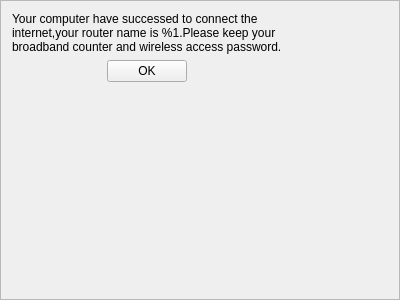
<?xml version="1.0" encoding="UTF-8"?>
<ui version="4.0">
 <class>Frame</class>
 <widget class="QFrame" name="Frame">
  <property name="geometry">
   <rect>
    <x>0</x>
    <y>0</y>
    <width>400</width>
    <height>300</height>
   </rect>
  </property>
  <property name="windowTitle">
   <string>Frame</string>
  </property>
  <property name="frameShape">
   <enum>QFrame::StyledPanel</enum>
  </property>
  <property name="frameShadow">
   <enum>QFrame::Raised</enum>
  </property>
  <layout class="QFormLayout" name="formLayout">
   <item row="0" column="0">
    <layout class="QVBoxLayout" name="verticalLayout">
     <item>
      <widget class="QLabel" name="label">
       <property name="text">
        <string>Your computer have successed to connect the internet,your router name is %1.Please keep your broadband counter and wireless access password.</string>
       </property>
       <property name="wordWrap">
        <bool>true</bool>
       </property>
       <property name="UIText" stdset="0">
        <string>130012</string>
       </property>
      </widget>
     </item>
     <item>
      <layout class="QHBoxLayout" name="horizontalLayout">
       <item>
        <spacer name="horizontalSpacer">
         <property name="orientation">
          <enum>Qt::Horizontal</enum>
         </property>
         <property name="sizeHint" stdset="0">
          <size>
           <width>40</width>
           <height>20</height>
          </size>
         </property>
        </spacer>
       </item>
       <item>
        <widget class="QPushButton" name="FinishButton">
         <property name="text">
          <string>OK</string>
         </property>
         <property name="UIText" stdset="0">
          <string>110002</string>
         </property>
        </widget>
       </item>
       <item>
        <spacer name="horizontalSpacer_2">
         <property name="orientation">
          <enum>Qt::Horizontal</enum>
         </property>
         <property name="sizeHint" stdset="0">
          <size>
           <width>40</width>
           <height>20</height>
          </size>
         </property>
        </spacer>
       </item>
      </layout>
     </item>
    </layout>
   </item>
  </layout>
 </widget>
 <resources/>
 <connections/>
</ui>
